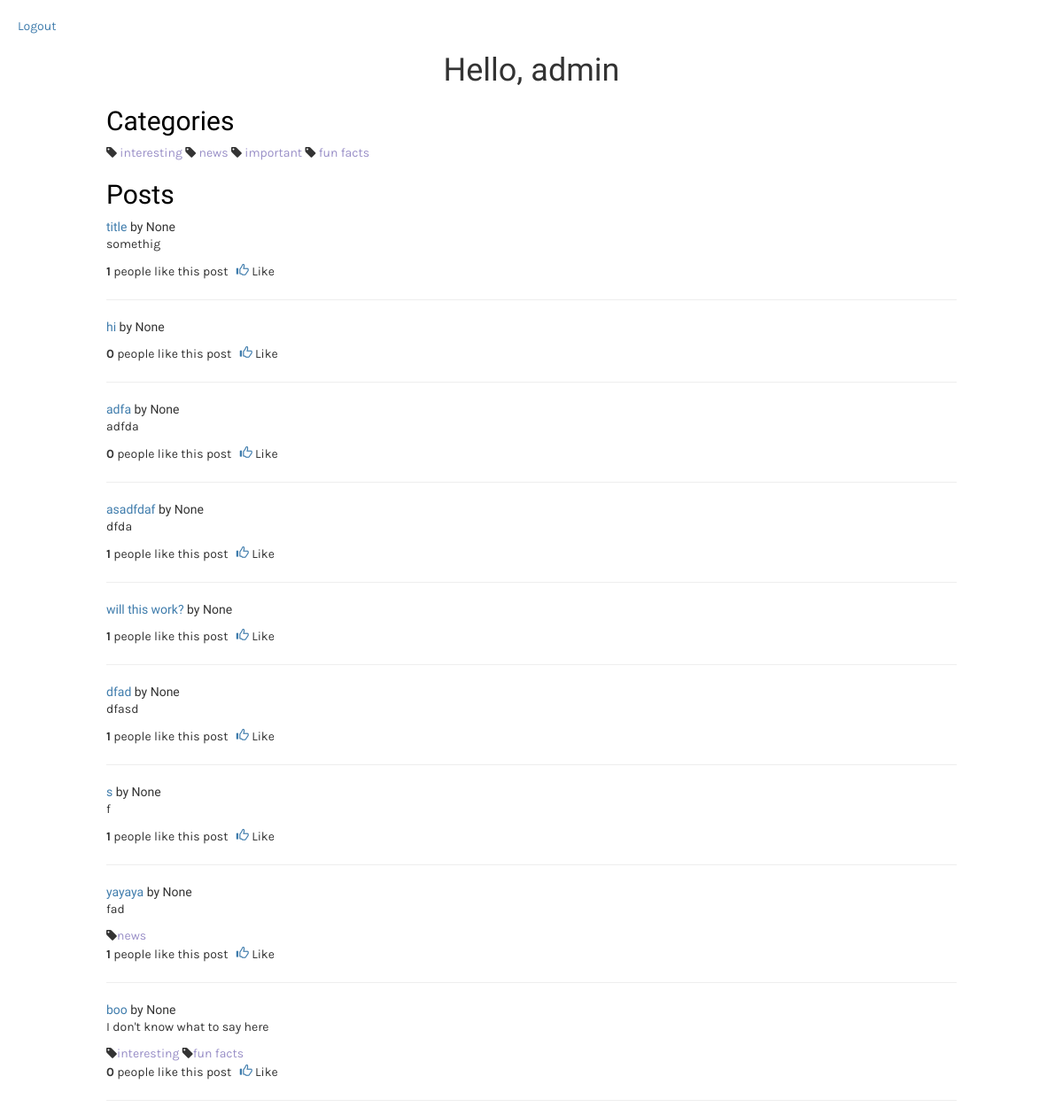
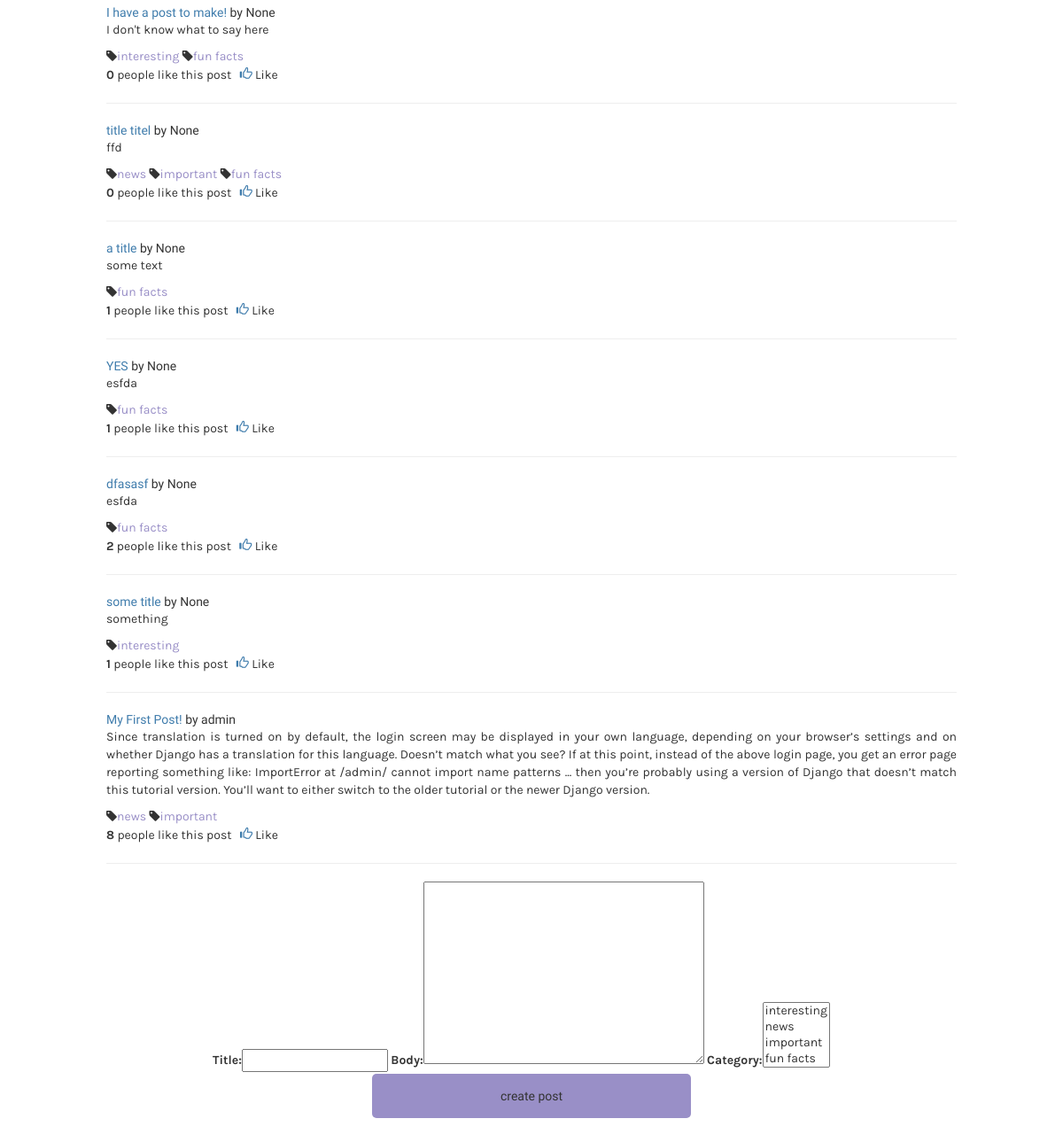
The app's page / (signed in) with its own data (2 pictures, top to bottom).
### blog/models.py (models this page shows, shortened)
class Category(models.Model):
	title = models.CharField(max_length=200, db_index=True)
	slug = models.SlugField(max_length=100, db_index=True)
	def __str__(self):
		return self.title
	@permalink
	def get_absolute_url(self):
		return('view_blog_category', None, {'slug': self.slug})

class Post(models.Model):
	title = models.CharField(max_length=200, unique=True)
	pub_date = models.DateField(db_index=True, auto_now_add=True)
	slug = models.SlugField(max_length=100, unique=True)
	body = models.TextField(blank=True)
	category = models.ManyToManyField(Category)
	likes = models.IntegerField(default=0)
	author = models.ForeignKey(User, null=True, blank=True)
	@permalink
	def get_absolute_url(self):
		return ('view_blog_post', None, {'slug': self.slug})
	class Meta:
		ordering = ['-pub_date']

### blog/views.py (the view)
# urls.py: url(r'^$', 'blog.views.index', name='index'),
def index(request):
	if request.user.is_authenticated():
		form = PostForm
		context = RequestContext(request)
		if request.method == 'POST':
			form = PostForm(request.POST)
			if form.is_valid():
				new_post = form.save(commit=False)
				new_post.user = request.user
				new_post.save()
				return HttpResponseRedirect('')
		return render_to_response('index.html', {
			'categories': Category.objects.all(),
			'posts': Post.objects.all(),
			'username': request.user.username,
			'form': form,
			}, context)
	return HttpResponseRedirect('/login')

### templates/index.html (shortened to what this page needs)
{% load staticfiles %}
{% load bootstrap %}
<!DOCTYPE HTML>
<link href='https://maxcdn.bootstrapcdn.com/bootstrap/3.3.5/css/bootstrap.min.css' rel='stylesheet' type='text/css'>
<link href="{% static 'chosen.css' %}" rel="stylesheet">
<link rel="stylesheet" href="{% static 'style.css' %}">
<link rel="stylesheet" href="//maxcdn.bootstrapcdn.com/font-awesome/4.3.0/css/font-awesome.min.css">
    {% block content %}
    <div id="logout_button"><a href="/logout">Logout</a></div>
    <h1>Hello, {{ username }} </h1>
        <div id="pageContent">
        <h2>Categories</h2>
        <div id="categories">
        {% if categories %}
            <ul>
            {% for category in categories %}
                <li><i class="fa fa-tag"></i><a href="{{ category.get_absolute_url }}">  {{ category.title }}</a></li>
            {% endfor %}
            </ul>
        {% else %}
            <p>There are no posts.</p>
        {% endif %}
        </div>
        <h2>Posts</h2>
        <div id="posts">
        {% if posts %}
            <ul>
            {% for post in posts %}
                <li><div class="title"><a href="{{ post.get_absolute_url }}">{{ post.title }}</a> by {{post.author}}</div>
                    <p>{{ post.body }}</p>
                    <div class="postCats">
                        {% for category in post.category.all %}
                        <i class="fa fa-tag"></i><a href="{{ category.get_absolute_url }}">{{ category.title }}</a>
                        {% endfor %}
                    </div>
                    <p>
                        <strong id="likeCount{{post.pk}}">{{ post.likes }}</strong> people like this post
                                <button class="likes" id="likeButton{{post.pk}}" data-postid="{{post.pk}}"  type="button">
                                <span class="glyphicon glyphicon-thumbs-up"></span>
                                Like
                                </button>
                        </p>
                <hr>
                </li>
            {% endfor %}
            </ul>
        {% else %}
            <p>There are no posts.</p>
        {% endif %}
        </div>
        <div id="create_post_form">
            <form method="post" action="">
                  {{ form | bootstrap }}
              <input type="submit" value="create post" id="post_button"/>
            </form>
        </div>
    </div>
    {% endblock %}

### blog/static/style.css (style rules this page uses)
h2 { font-family: 'Sanchez'; color: black; margin-left: 10%; }
h1 { font-family: 'Sanchez'; text-align: center; }
p { font-family: 'Karla'; }
#posts { text-align: justify; }
#categories { font-family: 'Karla'; }
#categories a { text-decoration: none; color: #998FC7; }
ul { list-style-type: none; margin-left:10%; margin-right:10%; padding:0; }
.title { font-family: 'Sanchez'; text-decoration: none; }
.title a { text-decoration: none; color:#3F7CAC; }
.postCats { font-family: 'Karla'; }
#categories > ul > li { display:inline; }
.postCats a { text-decoration: none; color: #998FC7; }
.likes { font-family: 'Karla'; border:none; background:none; }
.likes > span { color: #3F7CAC; }
#logout_button { font-family: "Karla"; padding-left: 20px; padding-top:20px; }
#logout_button a { color: #3F7CAC; text-decoration: none; }
#pageContent { margin-bottom: 20%; }
#create_post_form { margin-left: 20%; margin-right: 20%; font-family: "Karla"; width:60%; }
#post_button { font-family: "Sanchez"; background-color: #998FC7; border:none; font-size: 1em; text-align: center; width:50%; margin-left: 25%; margin-right: 25%; height:50px; border-radius: 5px; }

### records on screen
Category: title "interesting"
Category: title "news"
Category: title "important"
Category: title "fun facts"
Post: title "title", author "None", body "somethig", likes "1"
Post: title "hi", author "None", likes "0"
Post: title "adfa", author "None", body "adfda", likes "0"
Post: title "asadfdaf", author "None", body "dfda", likes "1"
Post: title "will this work?", author "None", likes "1"
Post: title "dfad", author "None", body "dfasd", likes "1"
Post: title "s", author "None", body "f", likes "1"
Post: title "yayaya", author "None", body "fad", likes "1"
Post: title "boo", author "None", body "I don't know what to say here", likes "0"
Post: title "I have a post to make!", author "None", body "I don't know what to say here", likes "0"
Post: title "title titel", author "None", body "ffd", likes "0"
Post: title "a title", author "None", body "some text", likes "1"
Post: title "YES", author "None", body "esfda", likes "1"
Post: title "dfasasf", author "None", body "esfda", likes "2"
Post: title "some title", author "None", body "something", likes "1"
Post: title "My First Post!", author "admin", body "Since translation is turned on by default, the login screen may be displayed in your own language, depending on your browser’s settings and on whether Django has a translation for this language. Doesn’t match what you see? If at this point, instead of the above login page, you get an error page reporting something like: ImportError at /admin/ cannot import name patterns ... then you’re probably using a version of Django that doesn’t match this tutorial version. You’ll want to either switch to the older tutorial or the newer Django version.", likes "8"

### other values on screen
{{ username }} "admin"
